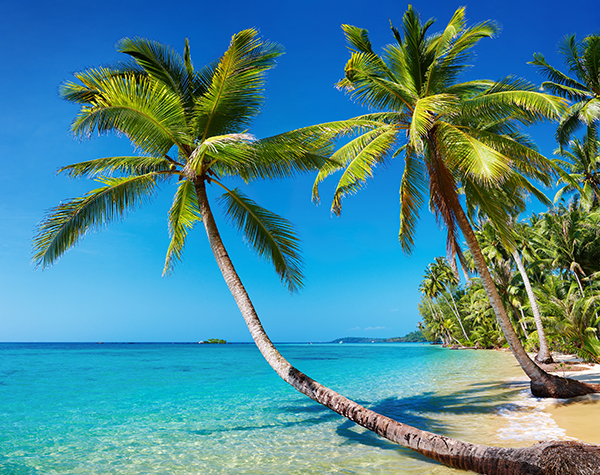
#> input picture notebook/Computer_Vision_Basics/input/beach.png, 600 x 475 px
$ jupyter execute grayscale_histogram.ipynb   (shell and % lines are left out)
#> lines starting #> are read from the running program, lines starting #| are printed output that depends on the picture
# Histograms 直方圖

直方圖是一個影像像素的統計表，橫軸為影像中所有可能的像素值，假使為8位元圖，範圍即為0到255，縱軸為此橫軸強度的像素個數，直方圖可以被歸一化(Normalized)，歸一化後所有項和為一，在這種情況下，縱軸值表示此強度的像素佔影像的比例。

直方圖是影像的一個重要特性，我們可以從這看出強度分布狀況，像是否太暗或過曝，或者分布太過集中，進而評估影像的品質。在影像檢索時，直方圖可以當成是一段獨特的紋理，或者是獨特的物體，透過直方圖的比較協助我們搜尋物體。

[cell 1]
import numpy as np
import imutils
import cv2

# 資料視覺化模組
import matplotlib.pyplot as plt
import matplotlib.cm as cm

# 不要顯示惱人的 warning 訊息
import warnings
warnings.filterwarnings('ignore')

# 在 Notebook 裡可即時繪圖

plt.rcParams['figure.figsize'] = [20, 10]
plt.rcParams.update({'font.size':13})

## 灰階直方圖

使用cv2.calcHist可產生指定圖片的直方圖資訊。

cv2.calcHist(images, channels, mask, histSize, ranges)

+ imaages：要分析的圖片檔
+ channels：產生的直方圖類型。例：[0]→灰階，[0, 1, 2]→RGB三色。
+ mask：optional，若有提供則僅計算mask的部份。
+ histSize：要切分的像素強度值範圍，預設為256。每個channel皆可指定一個範圍。例如，[32,32,32] 表示RGB三個channels皆切分為32區段。
+ ranges：X軸(像素強度)的範圍，預設為[0,256]（非筆誤，calcHist函式的要求，最後那個值是表示<256）。

[cell 2]
# load the image, convert it to grayscale, and show it
image = cv2.imread("../input/beach.png")
#> image is the input picture: shape (475, 600, 3); mean B, G, R 148.4, 136.5, 73.3
gray = cv2.cvtColor(image, cv2.COLOR_BGR2GRAY)
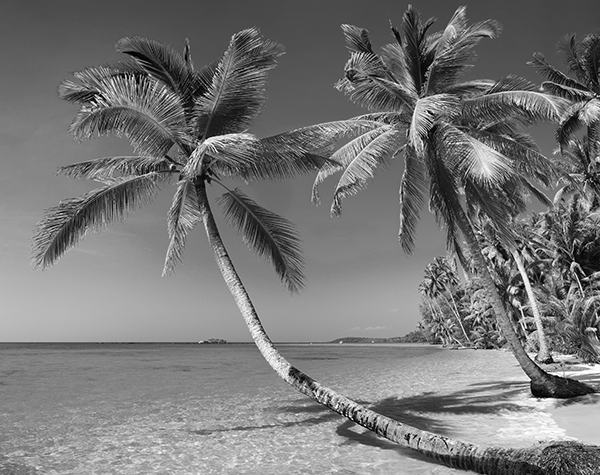
#> gray: shape (475, 600); min 0, max 255, mean 118.9
plt.title("Original")
plt.imshow(cv2.cvtColor(image, cv2.COLOR_BGR2RGB))
plt.show()

plt.title("Gray")
plt.imshow(gray, cmap="gray")
plt.show()

[cell 3]
# construct a grayscale histogram
hist = cv2.calcHist([gray], [0], None, [256], [0, 256])
#> hist = 256 values, max 3566 at index 130, min 28 at index 253, mean 1113.3

# plot the histogram
plt.figure()
plt.title("Grayscale Histogram")
plt.xlabel("Bins")
plt.ylabel("# of Pixels")
plt.plot(hist)
plt.xlim([0, 256])

# normalize the histogram
hist /= hist.sum()
#> hist = 256 values, max 0.0125 at index 130, min 9.82e-05 at index 253, mean 0.00391

# plot the normalized histogram
plt.figure()
plt.title("Grayscale Histogram (Normalized)")
plt.xlabel("Bins")
plt.ylabel("% of Pixels")
plt.plot(hist)
plt.xlim([0, 256])
plt.show()
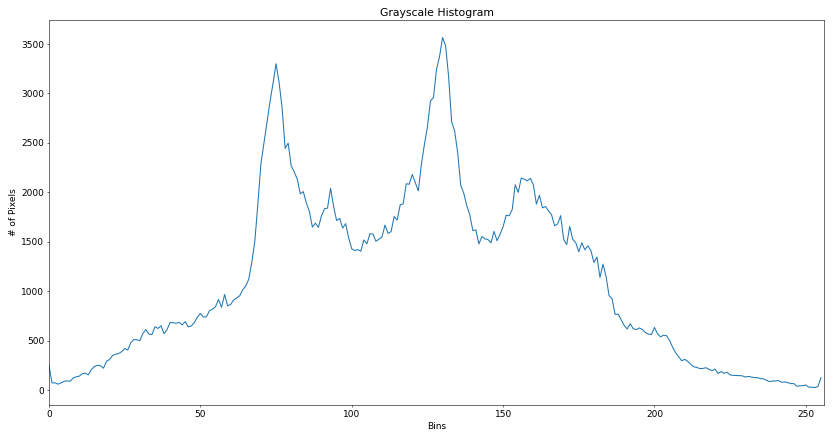
#> figure drawn by matplotlib, 1 panel; curve peaks at x = 130, y = 3566
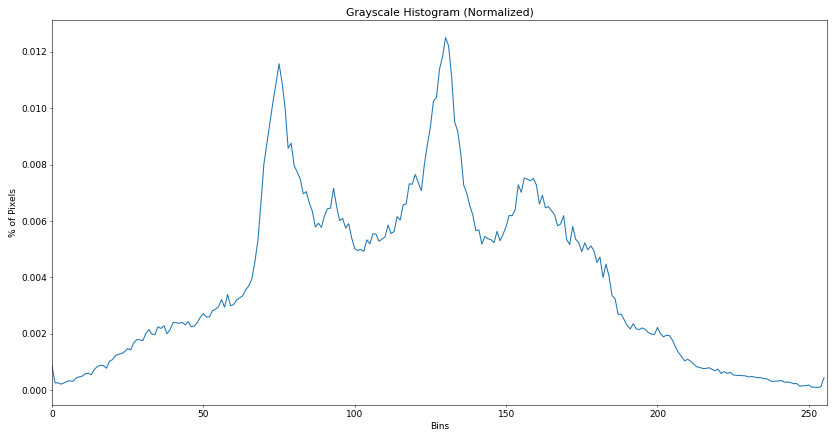
#> figure drawn by matplotlib, 1 panel; curve peaks at x = 130, y = 0.0125

## Quiz

[cell 4]
# load the image, convert it to grayscale, and show it
image = cv2.imread("../input/horseshoe_bend.png")
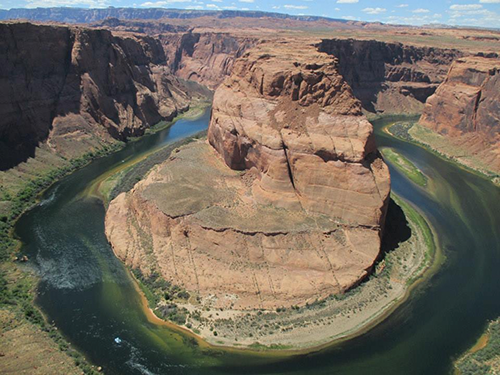
#> input picture notebook/Computer_Vision_Basics/input/horseshoe_bend.png, 500 x 375 px
#> image is the input picture: shape (375, 500, 3); mean B, G, R 94.8, 106.7, 114
gray = cv2.cvtColor(image, cv2.COLOR_BGR2GRAY)
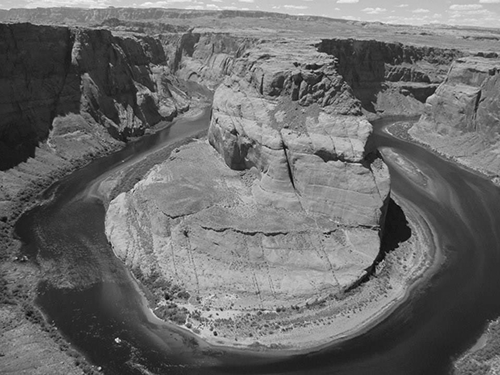
#> gray: shape (375, 500); min 4, max 248, mean 107.5
plt.title("Original")
plt.imshow(cv2.cvtColor(image, cv2.COLOR_BGR2RGB))
plt.show()

plt.title("Gray")
plt.imshow(gray, cmap="gray")
plt.show()

[cell 5]
# construct a grayscale histogram
hist = cv2.calcHist([gray], [0], None, [256], [0, 256])
#> hist = 256 values, max 2725 at index 47, min 0 at index 0, mean 732.4

# plot the histogram
plt.figure()
plt.title("Grayscale Histogram")
plt.xlabel("Bins")
plt.ylabel("# of Pixels")
plt.plot(hist)
plt.xlim([0, 256])
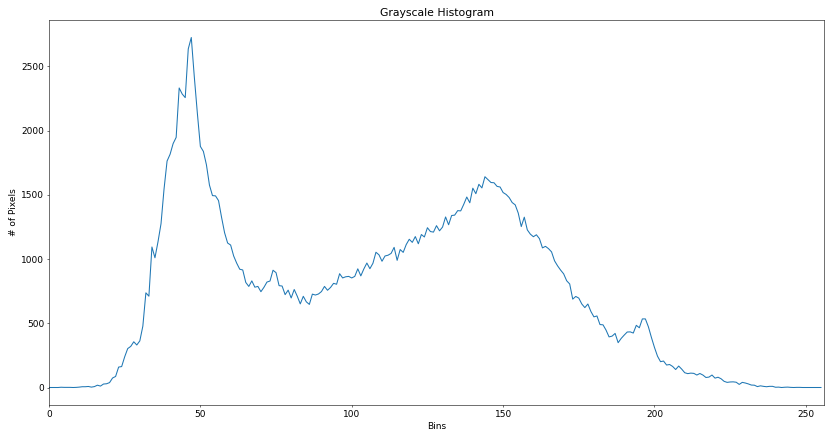
#> figure drawn by matplotlib, 1 panel; curve peaks at x = 47, y = 2725

[cell 6]
# grab the image channels, initialize the tuple of colors and the
# figure
chans = cv2.split(image)
colors = ("b", "g", "r")
plt.figure()
plt.title("'Flattened' Color Histogram")
plt.xlabel("Bins")
plt.ylabel("# of Pixels")

# loop over the image channels
for (chan, color) in zip(chans, colors):
    # create a histogram for the current channel and plot it
    hist = cv2.calcHist([chan], [0], None, [256], [0, 256])
    plt.plot(hist, color = color)
    plt.xlim([0, 256])
#> this loop made 3 passes
#> color on passes 1 to 3: 'b', 'g', 'r'
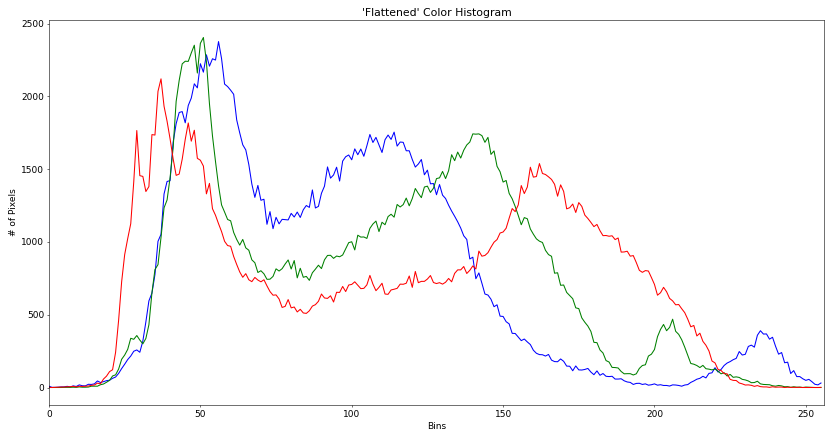
#> figure drawn by matplotlib, 1 panel; curve peaks at x = 56, y = 2376; curve peaks at x = 51, y = 2404; curve peaks at x = 37, y = 2120

[cell 7]
# let's move on to 2D histograms -- we need to reduce the
# number of bins in the histogram from 256 to 32 so we can
# better visualize the results
fig = plt.figure()

# plot a 2D color histogram for blue and red
ax = fig.add_subplot(133)
hist = cv2.calcHist([chans[0], chans[2]], [0, 1], None, [32, 32],
    [0, 256, 0, 256])
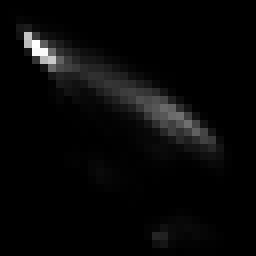
#> hist: shape (32, 32) float32 (shown 8 times larger); min 0, max 5722, mean 183.1; drawn with min black and max white
p = ax.imshow(hist, interpolation="nearest")
ax.set_title("2D Color Histogram for B and R")
plt.colorbar(p)
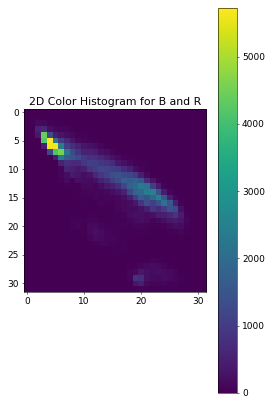
#> figure drawn by matplotlib, 2 panels

[cell 8]
# apply histogram equalization to stretch the constrast of our image
eq = cv2.equalizeHist(gray)
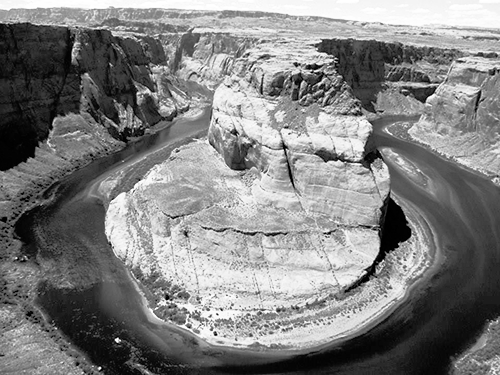
#> eq: shape (375, 500); min 0, max 255, mean 128.4

bin=eq[272, 146]
#> bin = 210
print("Pixel at (146, 272) - bin = {}".format(bin))
#| Pixel at (146, 272) - bin = 210
